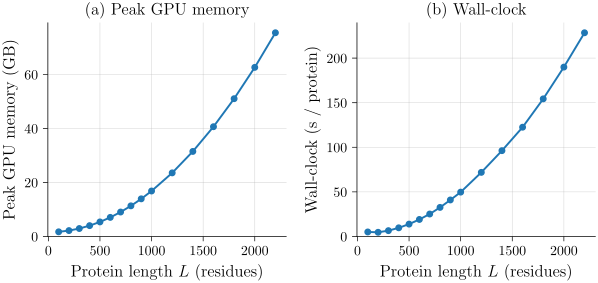

Recreate this plot in Python.
# P37_v1: Official full-atom LD3 inference scaling on a single A100-80GB.
# Visualizes: E126 inference compute audit — how peak GPU memory and wall-clock
#   per protein grow with protein length L, and where the model runs out of memory.
# DATA: real CSV results/inference_compute_audit/scaling_a100_ld3.csv (parsed via
#   stdlib csv). Single arm (official_LD3, LD3_ucond_notri_800.ckpt), L runs 100->2200.
#   Model OOMs at the next step L=2400 (sidecar .oom.txt, ~80384 MB peak before failure).
import sys
import csv
from pathlib import Path
sys.path.insert(0, str(Path(__file__).parent.parent))
from plot_utils import figsize
import matplotlib.pyplot as plt

CSV = Path(__file__).parent.parent.parent / "results" / "inference_compute_audit" / "scaling_a100_ld3.csv"

# Parse CSV (stdlib only — no pandas in this env).
L, mem_gb, wall_pp = [], [], []
with open(CSV, newline="") as f:
    for row in csv.DictReader(f):
        L.append(int(row["L"]))
        mem_gb.append(float(row["peak_gpu_mb"]) / 1024.0)
        wall_pp.append(float(row["wall_s_per_protein"]))

fig, (axa, axb) = plt.subplots(1, 2, figsize=figsize(1.0, 0.5))

# --- Panel (a): Peak GPU memory (GB) vs L ---
axa.plot(L, mem_gb, "-o", lw=1.4, markersize=4)
axa.set_xlabel(r"Protein length $L$ (residues)")
axa.set_ylabel("Peak GPU memory (GB)")
axa.set_title("(a) Peak GPU memory")
axa.set_ylim(bottom=0)
axa.spines[["top", "right"]].set_visible(False)
axa.grid(True, lw=0.4, alpha=0.5)

# --- Panel (b): Wall-clock per protein (s) vs L ---
axb.plot(L, wall_pp, "-o", lw=1.4, markersize=4)
axb.set_xlabel(r"Protein length $L$ (residues)")
axb.set_ylabel("Wall-clock (s / protein)")
axb.set_title("(b) Wall-clock")
axb.set_ylim(bottom=0)
axb.spines[["top", "right"]].set_visible(False)
axb.grid(True, lw=0.4, alpha=0.5)

fig.tight_layout()

fig.savefig(Path(__file__).with_suffix(".pdf"))
